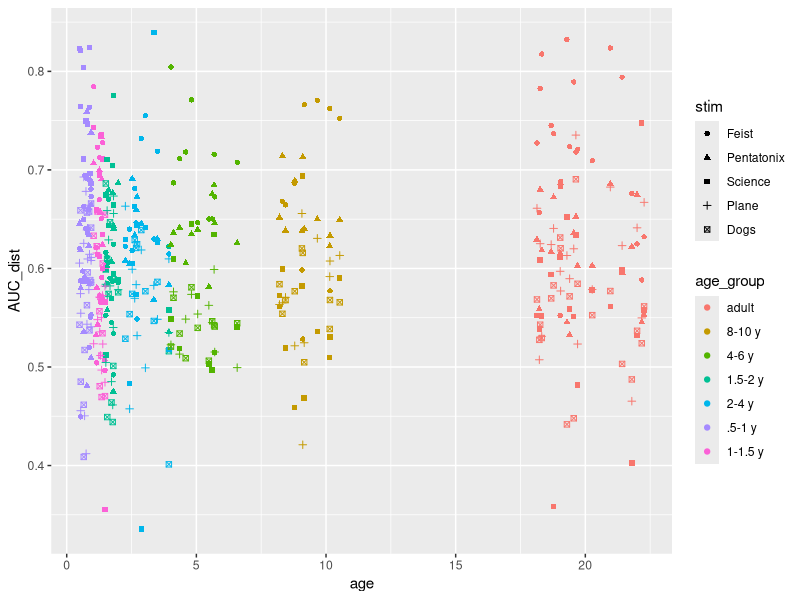
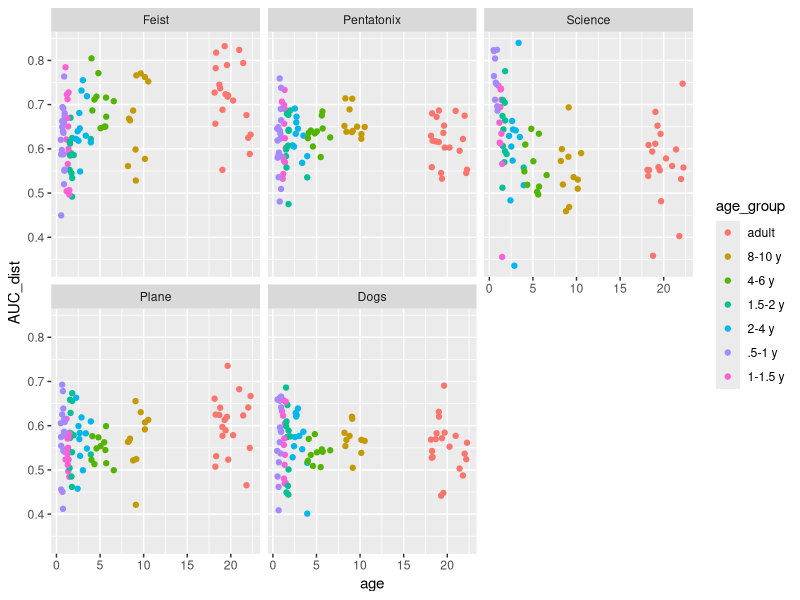
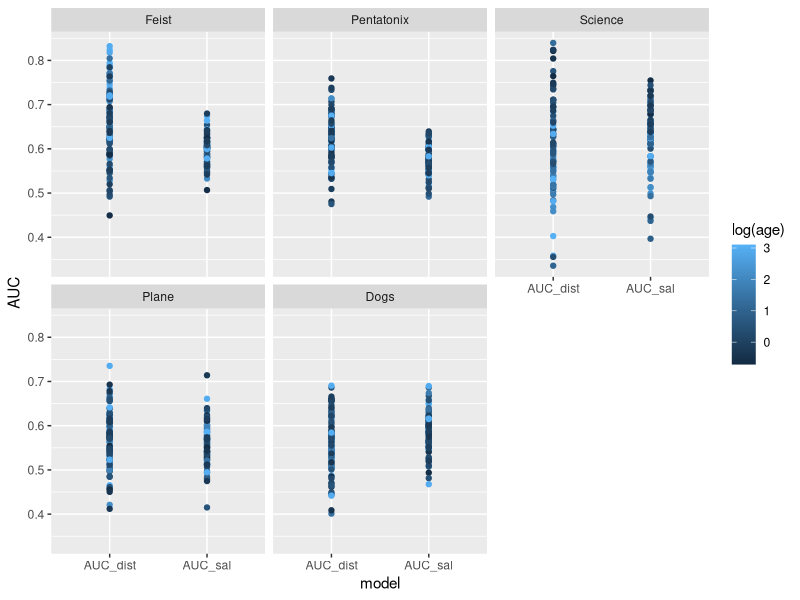
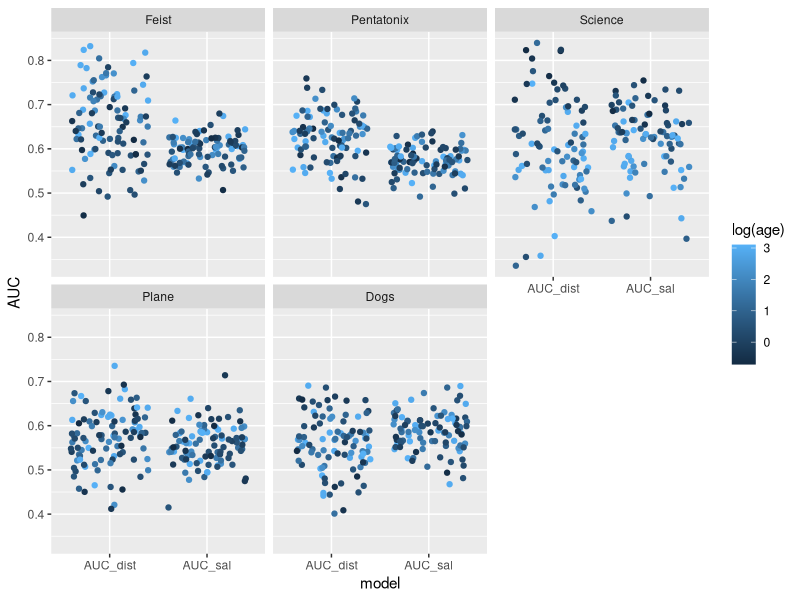
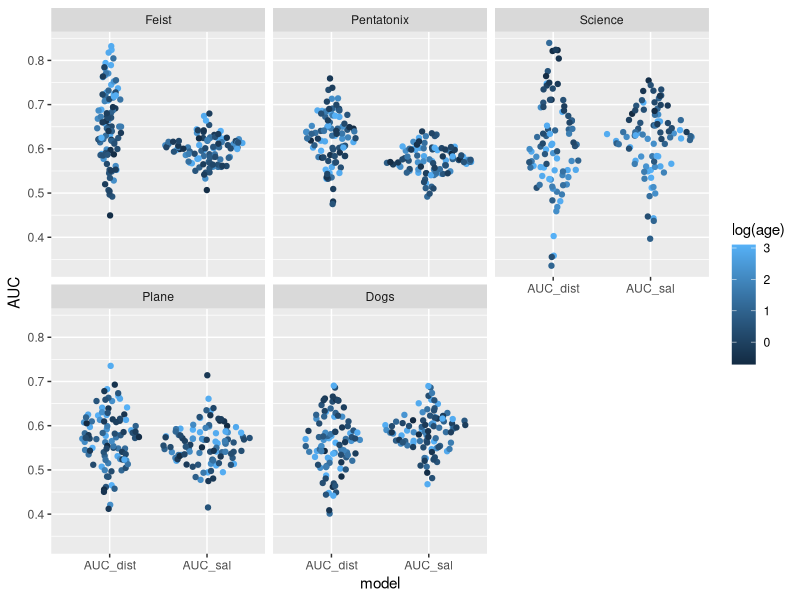
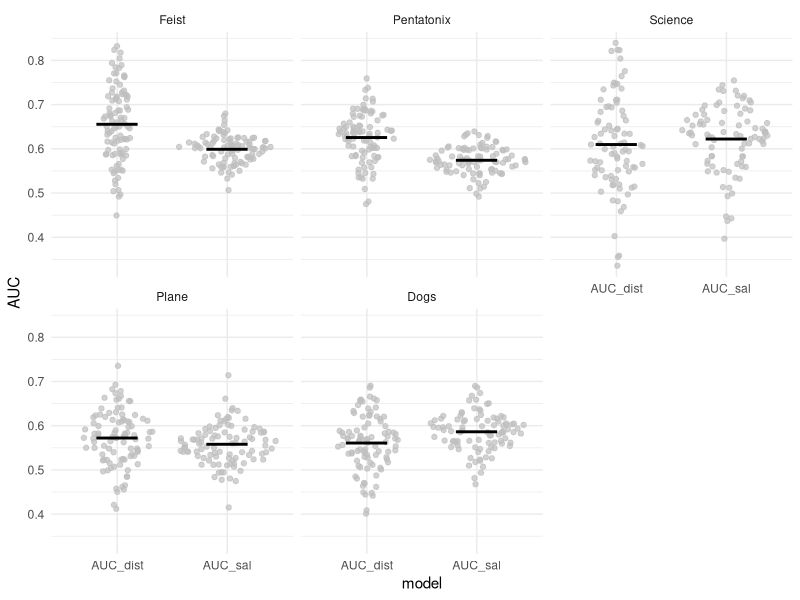
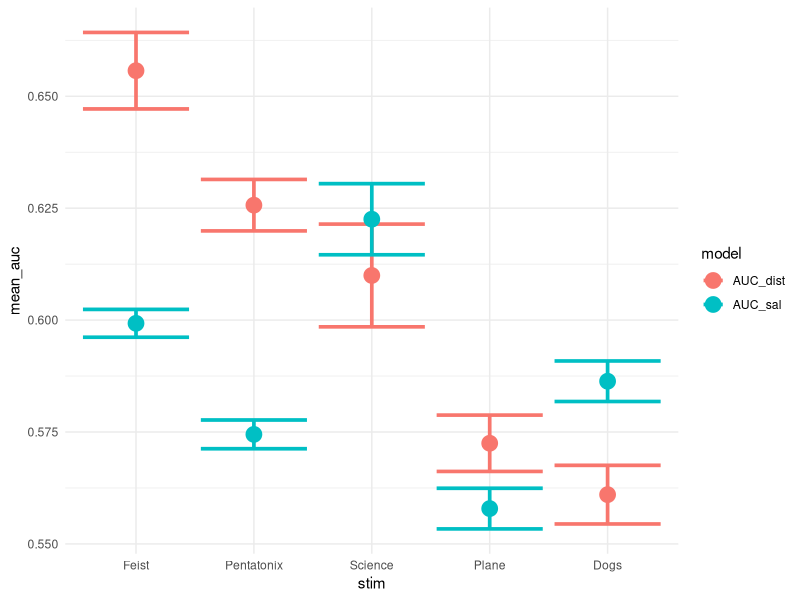
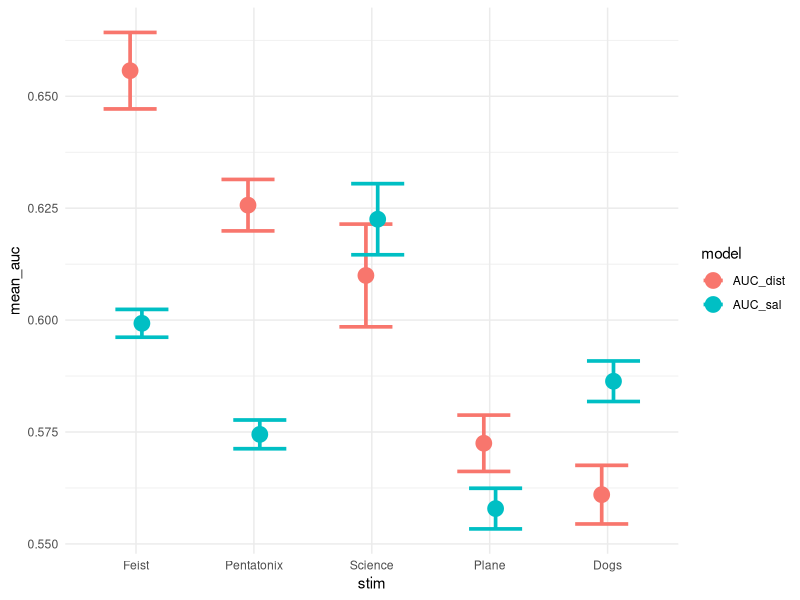

Source code (R) for these figures, in order:
## ---- chunk 1
library(tidyverse)
library(knitr)
library(here)
ds  <-  read_csv(here("data_cleaned","cleaned.csv"))
ds <- ds %>% mutate(across(all_of(c("stim", "age_group", "watched")), as_factor))
ds$age <- ds$age / 365.25
## ---- chunk 2
ds %>% 
  ggplot(aes(x = age, y = AUC_dist, shape = stim, color = age_group)) + 
  geom_point()
## ---- chunk 3
ds %>% ggplot(aes(x = age, y = AUC_dist, color = age_group)) + 
  geom_point() + 
  facet_wrap("stim")
## ---- chunk 4
ds_long <- pivot_longer(ds, cols=c("AUC_sal", "AUC_dist"), names_to = "model", values_to = "AUC")
ds_long %>% 
  ggplot(aes(x = model, y = AUC, color = log(age))) + 
  geom_point() + 
  facet_wrap("stim")
## ---- chunk 5
library(ggforce)
ds_long %>% 
  ggplot(aes(x = model, y = AUC, color = log(age))) + 
  geom_jitter() + 
  facet_wrap("stim")

ds_long %>% 
  ggplot(aes(x = model, y = AUC, color = log(age))) + 
  geom_sina() + 
  facet_wrap("stim")

## ---- chunk 6
ds_long_summary <- ds_long %>% 
  group_by(model, stim) %>% 
  summarize(mean_auc = mean(AUC, na.rm = T)) %>% 
  ungroup()

ggplot() + 
  geom_sina(data = ds_long, aes(x = model, y = AUC), color = "gray", alpha = .7) + 
  geom_point(data = ds_long_summary, aes(x = model, y = mean_auc), shape = "—", size = 10) +
  facet_wrap("stim") + theme_minimal()
## ---- chunk 7
ds_long_error_bar <- ds_long %>% 
  group_by(model, stim) %>% 
  summarize(
    mean_auc = mean(AUC, na.rm = T), 
    sd_auc = sd(AUC, na.rm = T), 
    se_auc = sd_auc/sqrt(n()),
    ymin = mean_auc - se_auc,
    ymax = mean_auc + se_auc) %>% ungroup()

ggplot(data = ds_long_error_bar, aes(x = stim, y = mean_auc, ymin = ymin, ymax = ymax, color = model)) + 
  geom_errorbar(size = 1.25) +
  geom_point(size = 5)+
  theme_minimal()
## ---- chunk 8
ggplot(data = ds_long_error_bar, aes(x = stim, y = mean_auc, ymin = ymin, ymax = ymax, color = model)) + 
  geom_errorbar(size = 1.25, position = position_dodge(.2)) +
  geom_point(size = 5, position = position_dodge(.2))+
  theme_minimal()
## ---- chunk 9
ds_long %>% drop_na(AUC) %>% ggplot(aes(x = stim, y = AUC, color = model)) + 
  stat_summary(fun.data = mean_se, geom = "pointrange", size = 1.25, position = position_dodge(.2)) +
  theme_minimal()

ds_long %>% drop_na(AUC) %>% ggplot(aes(x = stim, y = AUC, color = model)) + 
  stat_summary(fun.data = mean_se, geom = "point", size = 5, position = position_dodge(.2)) +
  stat_summary(fun.data = mean_se, geom = "errorbar", size = 1.25, position = position_dodge(.2)) +
  theme_minimal()
## ---- chunk 10
ds_long %>% drop_na(AUC) %>% ggplot(aes(x = stim, y = AUC, fill = model)) + 
  geom_sina(alpha = .6, shape = 21, color = "white") + 
  stat_summary(fun.data = "mean_se", geom = "pointrange", size = .75, color = "black", shape = 23, position = position_dodge(.9)) +
  theme_minimal()
